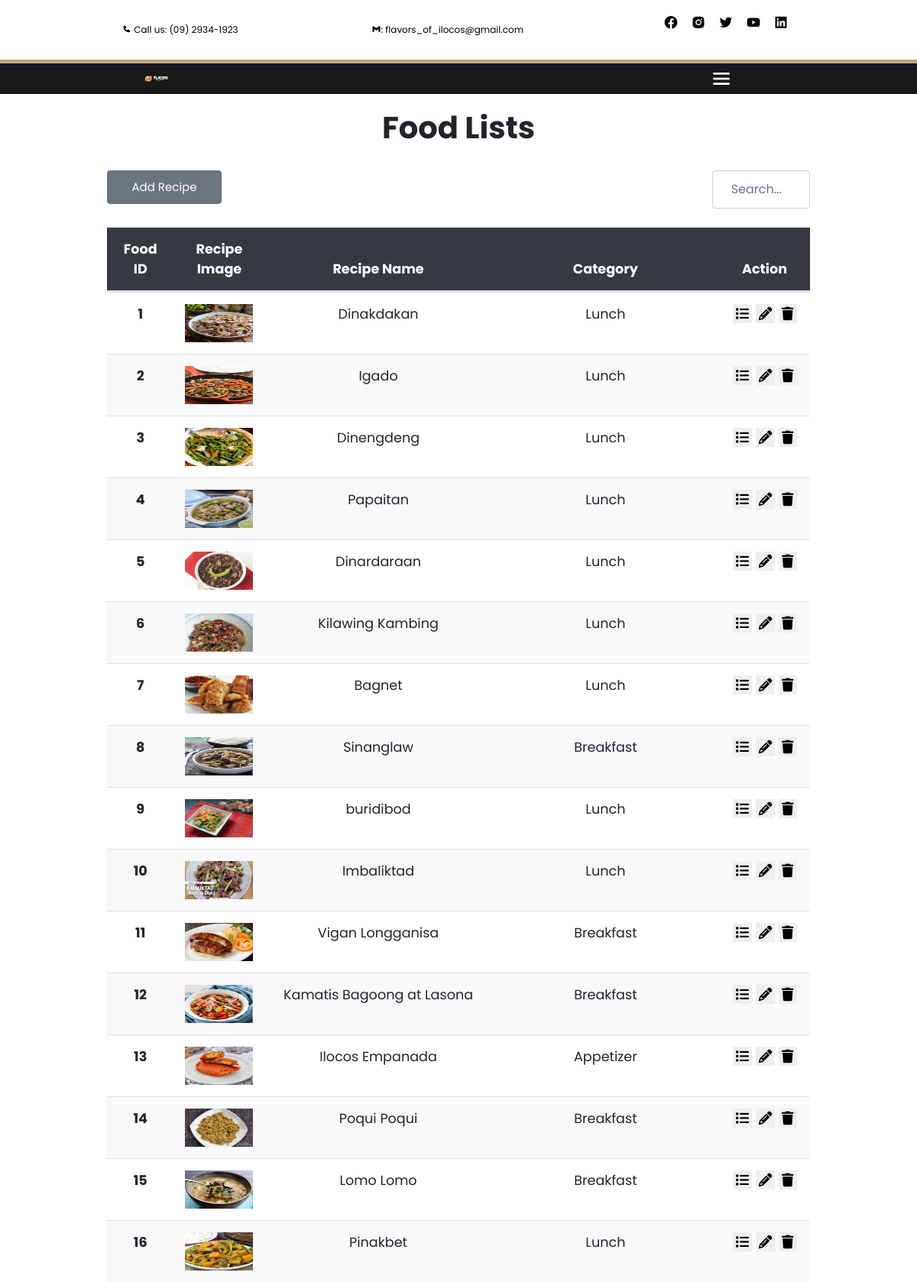
Screenshot of /admin/recipes_admin.php (signed in) with the database file from the repository.
### tables this page shows
CREATE TABLE `tbl_recipe` (
  `tbl_recipe_id` int(255) NOT NULL,
  `tbl_category_id` varchar(255) NOT NULL,
  `recipe_image` varchar(255) NOT NULL,
  `recipe_name` varchar(255) NOT NULL,
  `recipe_ingredients` varchar(2000) NOT NULL,
  `recipe_procedure` varchar(2000) NOT NULL
);

CREATE TABLE `tbl_category` (
  `tbl_category_id` int(255) NOT NULL,
  `category_name` varchar(255) NOT NULL
);

### admin/assets/modal.php (called while the page is built, shortened)
<?php
    $stmt = $conn->prepare("SELECT * FROM `tbl_recipe` LEFT JOIN `tbl_category` ON `tbl_recipe`.`tbl_category_id` = `tbl_category`.`tbl_category_id` WHERE `category_name` = 'Breakfast' ");
    $stmt->execute();
    $result = $stmt->fetchAll();
        ?>
<?php
    $stmt = $conn->prepare("SELECT * FROM `tbl_recipe` LEFT JOIN `tbl_category` ON `tbl_recipe`.`tbl_category_id` = `tbl_category`.`tbl_category_id` WHERE `category_name` = 'Lunch' ");
    $stmt->execute();
    $result = $stmt->fetchAll();
        ?>
<?php
    $stmt = $conn->prepare("SELECT * FROM `tbl_recipe` LEFT JOIN `tbl_category` ON `tbl_recipe`.`tbl_category_id` = `tbl_category`.`tbl_category_id` WHERE `category_name` = 'Appetizer' ");
    $stmt->execute();
    $result = $stmt->fetchAll();
        ?>

### admin/recipes_admin.php (the view, shortened to what this page needs)
<?php
include('../conn/conn.php');
include('assets/modal.php');
?>
<!DOCTYPE html>
<html lang="en">
<head>
    <link rel="stylesheet" href="https://cdn.jsdelivr.net/npm/bootstrap@4.6.2/dist/css/bootstrap.min.css">
    <link rel="stylesheet" href="https://cdnjs.cloudflare.com/ajax/libs/font-awesome/6.4.2/css/all.min.css" />
    <link rel="stylesheet" href="/Flavors of Ilocos/assets/style.css">
</head>
<body>
<?php include 'header_admin.php'; ?>
<section id="food">
    <div class="card card-food-list">
        <h1 class="text-center"><strong>Food Lists</strong></h1>
        <div class="mt-4">
            <div class="row">
                <div class="col-md-2 mr-auto">
                    <button type="button" class="btn btn-add-food btn-secondary" data-toggle="modal" data-target="#addRecipeModal">Add Recipe</button>
                </div>
                <div class="col-md-2">
                    <input class="form-control p-4" type="text" id="searchInput" placeholder="Search...">
                </div>
            </div>
        </div>
        <table id="foodListTable" class="table mt-4" style="text-align:center; width: 100%;">
            <thead>
                <tr>
                    <th scope="col" style="width: 5%;">Food ID</th>
                    <th scope="col" style="width: 10%;">Recipe Image</th>
                    <th scope="col" style="width: 25%;">Recipe Name</th>
                    <th scope="col" style="width: 25%;">Category</th>
                    <th scope="col" style="width: 10%;">Action</th>
                </tr>
            </thead>
            <tbody>
                <?php
                $stmt = $conn->prepare("
                    SELECT *
                    FROM
                        `tbl_recipe`
                    LEFT JOIN
                        `tbl_category` ON
                        `tbl_recipe`.`tbl_category_id` = `tbl_category`.`tbl_category_id`
                    ");
                $stmt->execute();
                $result = $stmt->fetchAll();
                foreach ($result as $row) {
                    $recipeID = $row['tbl_recipe_id'];
                    $categoryName = $row['category_name'];
                    $recipeImage = $row['recipe_image'];
                    $recipeName = $row['recipe_name'];
                    ?>
                    <tr>
                        <th id="recipeID-<?= $recipeID ?>"><?php echo $recipeID ?></th>
                        <td id="recipeImage-<?= $recipeID ?>"><img src="http://localhost/Flavors of Ilocos/uploads/<?php echo $recipeImage ?>" class="img-fluid" style="height: 50px; width: 90px" alt="Recipe Image"></td>
                        <td id="recipeName-<?= $recipeID ?>"><?php echo $recipeName ?></td>
                        <td id="categoryName-<?= $recipeID ?>"><?php echo $categoryName ?></td>
                        <td>
                            <button type="button" onclick="view_recipe('<?php echo $recipeID ?>')" title="View"><i class="fa-solid fa-list p-1"></i></button>
                            <button type="button" onclick="update_recipe('<?php echo $recipeID ?>')" title="Edit"><i class="fa-solid fa-pencil p-1"></i></button>
                            <button type="button" onclick="delete_recipe('<?php echo $recipeID ?>')" title="Delete"><i class="fa-solid fa-trash p-1"></i></button>
                        </td>
                    </tr>
                    <?php
                }
                ?>
            </tbody>
        </table>
    </div>
</section>
    <br><br>
</body>
</html>

### admin/header_admin.php (shortened to what this page needs)
<!DOCTYPE html>
<html lang="en">
<head>
   <link rel="stylesheet" href="/Flavors of Ilocos/css/header_user.css">
       <link href='https://unpkg.com/boxicons@2.1.4/css/boxicons.min.css' rel='stylesheet'>
</head>
<body>
<div class="top-bar">
        <span><i class='bx bxs-phone' ></i> Call us: (09) 2934-1923</span>
        <span><i class='bx bxl-gmail'></i>: flavors_of_ilocos@gmail.com</span>
        <ul>
            <li><a href="#"><i class='bx bxl-facebook-circle' ></i></a></li>
            <li><a href="#"><i class='bx bxl-instagram-alt' ></i></a></li>
            <li><a href="#"><i class='bx bxl-twitter' ></i></a></li>
            <li><a href="#"><i class='bx bxl-youtube' ></i></a></li>
            <li><a href="#"><i class='bx bxl-linkedin-square'></i></a></li>
        </ul>
    </div>
    <nav>
            <div class="logo">
               <a href="home_admin.php"> <img src="/Flavors of Ilocos/logo/Logo5.png" alt="Logo"> </a>
            </div>
        <div class="toggle"><i class='bx bx-menu'></i></div>
    </nav>
</body>
</html>

### assets/style.css (style rules this page uses)
section { min-height: 100vh; }
#category, #food { display: flex; align-items: center; justify-content: center; }
.card-food-list { width: 80%; height: 800px; border-radius: 20px; border: none; padding: 20px; }
.btn-add-food { width: 150px !important; padding: 10px; font-size: 15px; }
#foodListTable thead { background-color: #343a40; color: #fff; }
#foodListTable tbody tr:nth-child(even) { background-color: #f8f9fa; }
.table { font-size: 1.1rem; border-collapse: separate; border-spacing: 0; }
.table th, .table td { padding: 15px; }

### css/header_user.css (style rules this page uses)
* { font-family: 'Poppins', sans-serif; margin:0; padding:0; box-sizing: border-box; outline: none; border:none; text-decoration: none; }
:root { --primary-color: #18181b; --secondary-color: rgb(196, 164, 132); --tertiary-color: rgb(255, 255, 255); }
* { margin: 0; padding: 0; }
body { font-family: "Rubik", sans-serif; }
.top-bar { display: flex; align-items: center; justify-content: space-between; padding: 1rem 10rem; }
.top-bar span { color: rgb(0, 0, 0); font-size: 12px; }
.top-bar ul { list-style: none; display: flex; }
.top-bar li { color: rgb(0, 0, 0); margin: 0 0.5rem; font-size: 20px; }
.top-bar li a { color: rgb(0, 0, 0); }
a { text-decoration: none; }
nav { background-color: var(--primary-color); display: flex; align-items: center; justify-content: center; border-top: 5px solid var(--secondary-color); position: sticky; top: 0; z-index: 1000; }
nav a { color: rgb(255, 255, 255); font-weight: bold; font-size: 16px; }
.logo img { width: 30rem; padding: 1rem 0 1rem 0; padding-left: 10rem; }
.logo { flex: 1; }
.toggle { color: rgb(255, 255, 255); display: none; }
@media (max-width: 1225px) { .toggle { display: block; font-size: 2rem; padding-right: 20%; } }
@media (max-width: 1225px) { .logo img { width: 14rem; padding-left: 20%; } }

### rows the page displays
tbl_recipe: tbl_recipe_id "1", recipe_image (picture), recipe_name "Dinakdakan", tbl_category.category_name "Lunch"
tbl_recipe: tbl_recipe_id "2", recipe_image (picture), recipe_name "Igado", tbl_category.category_name "Lunch"
tbl_recipe: tbl_recipe_id "3", recipe_image (picture), recipe_name "Dinengdeng", tbl_category.category_name "Lunch"
tbl_recipe: tbl_recipe_id "4", recipe_image (picture), recipe_name "Papaitan", tbl_category.category_name "Lunch"
tbl_recipe: tbl_recipe_id "5", recipe_image (picture), recipe_name "Dinardaraan", tbl_category.category_name "Lunch"
tbl_recipe: tbl_recipe_id "6", recipe_image (picture), recipe_name "Kilawing Kambing", tbl_category.category_name "Lunch"
tbl_recipe: tbl_recipe_id "7", recipe_image (picture), recipe_name "Bagnet", tbl_category.category_name "Lunch"
tbl_recipe: tbl_recipe_id "8", recipe_image (picture), recipe_name "Sinanglaw", tbl_category.category_name "Breakfast"
tbl_recipe: tbl_recipe_id "9", recipe_image (picture), recipe_name "buridibod", tbl_category.category_name "Lunch"
tbl_recipe: tbl_recipe_id "10", recipe_image (picture), recipe_name "Imbaliktad", tbl_category.category_name "Lunch"
tbl_recipe: tbl_recipe_id "11", recipe_image (picture), recipe_name "Vigan Longganisa", tbl_category.category_name "Breakfast"
tbl_recipe: tbl_recipe_id "12", recipe_image (picture), recipe_name "Kamatis Bagoong at Lasona", tbl_category.category_name "Breakfast"
tbl_recipe: tbl_recipe_id "13", recipe_image (picture), recipe_name "Ilocos Empanada", tbl_category.category_name "Appetizer"
tbl_recipe: tbl_recipe_id "14", recipe_image (picture), recipe_name "Poqui Poqui", tbl_category.category_name "Breakfast"
tbl_recipe: tbl_recipe_id "15", recipe_image (picture), recipe_name "Lomo Lomo", tbl_category.category_name "Breakfast"
tbl_recipe: tbl_recipe_id "16", recipe_image (picture), recipe_name "Pinakbet", tbl_category.category_name "Lunch"
